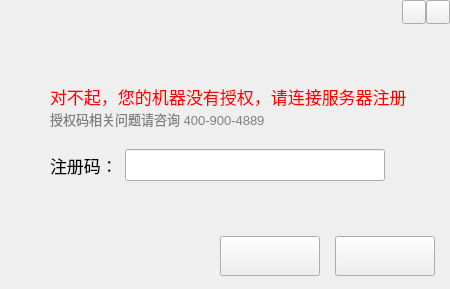
<?xml version="1.0" encoding="UTF-8"?>
<ui version="4.0">
 <class>RegisterWindow</class>
 <widget class="QWidget" name="RegisterWindow">
  <property name="geometry">
   <rect>
    <x>0</x>
    <y>0</y>
    <width>450</width>
    <height>289</height>
   </rect>
  </property>
  <property name="minimumSize">
   <size>
    <width>450</width>
    <height>289</height>
   </size>
  </property>
  <property name="maximumSize">
   <size>
    <width>450</width>
    <height>289</height>
   </size>
  </property>
  <property name="windowTitle">
   <string>RegisterWindow</string>
  </property>
  <property name="styleSheet">
   <string notr="true">#widget{
	border-image: url(:/MBRClient/Resources/image/register/register_bg.png);
}</string>
  </property>
  <layout class="QGridLayout" name="gridLayout">
   <property name="leftMargin">
    <number>0</number>
   </property>
   <property name="topMargin">
    <number>0</number>
   </property>
   <property name="rightMargin">
    <number>0</number>
   </property>
   <property name="bottomMargin">
    <number>0</number>
   </property>
   <property name="spacing">
    <number>0</number>
   </property>
   <item row="0" column="0">
    <widget class="QWidget" name="widget" native="true">
     <property name="styleSheet">
      <string notr="true">QLabel,QLineEdit{
font-family:&quot;微软雅黑&quot;;
}
#btn_close{
	border-image: url(:/MBRClient/Resources/image/close.png);
}
#btn_close:hover{
	border-image: url(:/MBRClient/Resources/image/close_hover.png);
}
#btn_close:pressed{
	border-image: url(:/MBRClient/Resources/image/close_pressed.png);
}
#btn_settings{
	border-image: url(:/MBRClient/Resources/image/setsv.png);
}
#btn_settings:hover{
	border-image: url(:/MBRClient/Resources/image/setsv_hover.png);
}
#btn_settings:pressed{
	border-image: url(:/MBRClient/Resources/image/setsv_pressed.png);
}
#btn_confirm{
	border-image: url(:/MBRClient/Resources/image/register/register_cfm.png);
}
#btn_confirm:hover{
	border-image: url(:/MBRClient/Resources/image/register/register_cfm_hover.png);
}
#btn_confirm:pressed{
	border-image: url(:/MBRClient/Resources/image/register/register_cfm_pressed.png);
}
#btn_confirm:disabled{
	border-image: url(:/MBRClient/Resources/image/register/register_cfm_disabled.png);
}
#btn_cancel{
	border-image: url(:/MBRClient/Resources/image/register/register_cn.png);
}
#btn_cancel:hover{
	border-image: url(:/MBRClient/Resources/image/register/register_cn_hover.png);
}
#btn_cancel:pressed{
	border-image: url(:/MBRClient/Resources/image/register/register_cn_pressed.png);
}
#btn_cancel:disabled{
	border-image: url(:/MBRClient/Resources/image/register/register_cn_disabled.png);
}</string>
     </property>
     <layout class="QVBoxLayout" name="verticalLayout_2">
      <property name="spacing">
       <number>0</number>
      </property>
      <property name="leftMargin">
       <number>0</number>
      </property>
      <property name="topMargin">
       <number>0</number>
      </property>
      <property name="rightMargin">
       <number>0</number>
      </property>
      <property name="bottomMargin">
       <number>0</number>
      </property>
      <item>
       <layout class="QHBoxLayout" name="horizontalLayout">
        <property name="spacing">
         <number>0</number>
        </property>
        <item>
         <spacer name="horizontalSpacer">
          <property name="orientation">
           <enum>Qt::Horizontal</enum>
          </property>
          <property name="sizeHint" stdset="0">
           <size>
            <width>40</width>
            <height>20</height>
           </size>
          </property>
         </spacer>
        </item>
        <item alignment="Qt::AlignTop">
         <widget class="QPushButton" name="btn_settings">
          <property name="minimumSize">
           <size>
            <width>24</width>
            <height>24</height>
           </size>
          </property>
          <property name="maximumSize">
           <size>
            <width>24</width>
            <height>24</height>
           </size>
          </property>
          <property name="toolTip">
           <string>设置</string>
          </property>
          <property name="text">
           <string/>
          </property>
         </widget>
        </item>
        <item>
         <widget class="QPushButton" name="btn_close">
          <property name="minimumSize">
           <size>
            <width>24</width>
            <height>24</height>
           </size>
          </property>
          <property name="maximumSize">
           <size>
            <width>24</width>
            <height>24</height>
           </size>
          </property>
          <property name="toolTip">
           <string>关闭</string>
          </property>
          <property name="text">
           <string/>
          </property>
         </widget>
        </item>
       </layout>
      </item>
      <item>
       <layout class="QVBoxLayout" name="verticalLayout">
        <property name="spacing">
         <number>0</number>
        </property>
        <property name="leftMargin">
         <number>50</number>
        </property>
        <property name="topMargin">
         <number>60</number>
        </property>
        <item>
         <widget class="QLabel" name="lbl_authPrompt">
          <property name="styleSheet">
           <string notr="true">font-size:17px;
color:red;</string>
          </property>
          <property name="text">
           <string>对不起，您的机器没有授权，请连接服务器注册</string>
          </property>
         </widget>
        </item>
        <item>
         <widget class="QLabel" name="lbl_contactPrompt">
          <property name="styleSheet">
           <string notr="true">font-size:13px;
color:gray;</string>
          </property>
          <property name="text">
           <string>授权码相关问题请咨询 400-900-4889</string>
          </property>
         </widget>
        </item>
       </layout>
      </item>
      <item>
       <layout class="QHBoxLayout" name="horizontalLayout_2">
        <property name="spacing">
         <number>0</number>
        </property>
        <property name="leftMargin">
         <number>50</number>
        </property>
        <property name="topMargin">
         <number>20</number>
        </property>
        <property name="rightMargin">
         <number>65</number>
        </property>
        <property name="bottomMargin">
         <number>55</number>
        </property>
        <item>
         <widget class="QLabel" name="lbl_authCode">
          <property name="styleSheet">
           <string notr="true">font-size:17px;</string>
          </property>
          <property name="text">
           <string>注册码：</string>
          </property>
         </widget>
        </item>
        <item>
         <widget class="QLineEdit" name="lEdit_authCode">
          <property name="minimumSize">
           <size>
            <width>260</width>
            <height>32</height>
           </size>
          </property>
          <property name="maximumSize">
           <size>
            <width>260</width>
            <height>32</height>
           </size>
          </property>
          <property name="styleSheet">
           <string notr="true">font-size:17px;</string>
          </property>
         </widget>
        </item>
       </layout>
      </item>
      <item>
       <layout class="QHBoxLayout" name="horizontalLayout_3">
        <property name="spacing">
         <number>0</number>
        </property>
        <property name="leftMargin">
         <number>220</number>
        </property>
        <property name="rightMargin">
         <number>15</number>
        </property>
        <item>
         <widget class="QPushButton" name="btn_confirm">
          <property name="minimumSize">
           <size>
            <width>100</width>
            <height>40</height>
           </size>
          </property>
          <property name="maximumSize">
           <size>
            <width>100</width>
            <height>40</height>
           </size>
          </property>
          <property name="text">
           <string/>
          </property>
         </widget>
        </item>
        <item>
         <spacer name="horizontalSpacer_2">
          <property name="orientation">
           <enum>Qt::Horizontal</enum>
          </property>
          <property name="sizeHint" stdset="0">
           <size>
            <width>40</width>
            <height>20</height>
           </size>
          </property>
         </spacer>
        </item>
        <item>
         <widget class="QPushButton" name="btn_cancel">
          <property name="minimumSize">
           <size>
            <width>100</width>
            <height>40</height>
           </size>
          </property>
          <property name="maximumSize">
           <size>
            <width>100</width>
            <height>40</height>
           </size>
          </property>
          <property name="text">
           <string/>
          </property>
         </widget>
        </item>
       </layout>
      </item>
      <item>
       <spacer name="verticalSpacer">
        <property name="orientation">
         <enum>Qt::Vertical</enum>
        </property>
        <property name="sizeHint" stdset="0">
         <size>
          <width>20</width>
          <height>8</height>
         </size>
        </property>
       </spacer>
      </item>
     </layout>
    </widget>
   </item>
  </layout>
 </widget>
 <layoutdefault spacing="6" margin="11"/>
 <resources>
  <include location="MBRClient.qrc"/>
 </resources>
 <connections/>
</ui>
